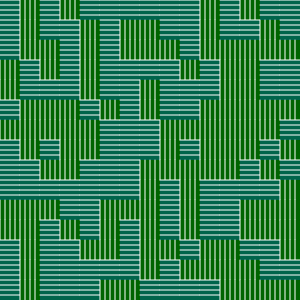
Frame 1 (no input)
Frame 60 (no input): identical to frame 1, image omitted
Frame 120 (the mouse pressed at the canvas centre since frame 60): identical to frame 1, image omitted

The p5.js sketch that drew this single still picture (run headless with seeded random() and noise() and a simulated clock; from frame 60 on, the mouse is pressed at the canvas centre):

// p5.js sketch
// ── sketch.js
var spacer = 5;
var stop = false; 
function setup() {
  createCanvas(300, 300);
  background(255);

}

function draw() {
  // VERTICAL
  // for (var i = spacer/2; i < height; i += spacer) {
  //   line(i, 0, i, height);
  // }
  
  // HORIZONTAL
  // for (var i = spacer/2; i < height; i += spacer) {
  //   line(0, i, width, i);
  // }
  
  //DIAGONAL LEFT
  // for (var i = spacer/2; i < height; i += spacer) {
  //   line(i, 0, 0, i);
  //   // line(i, height, 0, i);
  //   line(i, height, height, i);
  // }
  
  // DIAGONAL RIGHT
  // for (var i = spacer/2; i < height; i += spacer) {
  //   // line(width-i, 0, 0, i);
  //   // line(0, i, width-i, height-i);
  //   // line(0, i, width-i, 0)
  //   line(0, i, width-i, height)
  //   //line(i, 0, width-i, height)
  //   //line(i, 0, width-i, height-i)
  //   line(i, 0, width, height-i)
  // }

  if (!stop) {
    for (var i = 0; i < height; i += 20) {
      for (var j = 0; j < width; j += 20) {
        print("I: " + i + "J :" + j);
        var block = new Block(20, 20);
        var rand = floor(random(2));
        var randC = floor(random(4));
        block.show(i, j, rand, randC);
      }
    }
  }
  stop = true;
}

function Block(wid, hei) {
  this.width = wid;
  this.height = hei;
}

Block.prototype.show = function(posX, posY, rand, c) {
  noStroke();
  // fill(100 * c, 50 * c * rand, 50 * rand);
  fill(0, 100, 75 * rand);
  rect(posX, posY, this.width, this.height);
  stroke(255);
  for (var i = posX; i < this.height + posX; i += 5) {
    if (rand == 0) {
    // VERTICAL
      line(i, posY, i, this.height + posY)
    }
    
    else if (rand == 1) {
    // HORIZONTAL
      line(posX, posY + (i - posX), this.width + posX, posY + (i - posX))
    }
    
    else if (rand == 2) {
    // DIAGONAL
      line(posX, posY + this.height - (i - posX), posX + this.width - (i - posX), posY);
      line(i, posY + this.height, posX + this.width, posY + (i - posX));
    }
    
    else if (rand == 3) {
      print("X1: " + (posX + (i - posX)) + " Y1: " + posY + " X2: " + (this.height + posX) + " Y2: " + (this.width + posY - (i - posY)));
    // DIAGONAL 2
      line(posX, posY + (i - posX), this.width + posX - (i - posX), this.height + posY)
      line(posX + (i - posX), posY, this.height + posX, this.width + posY - (i - posX));
    }
  }
}
